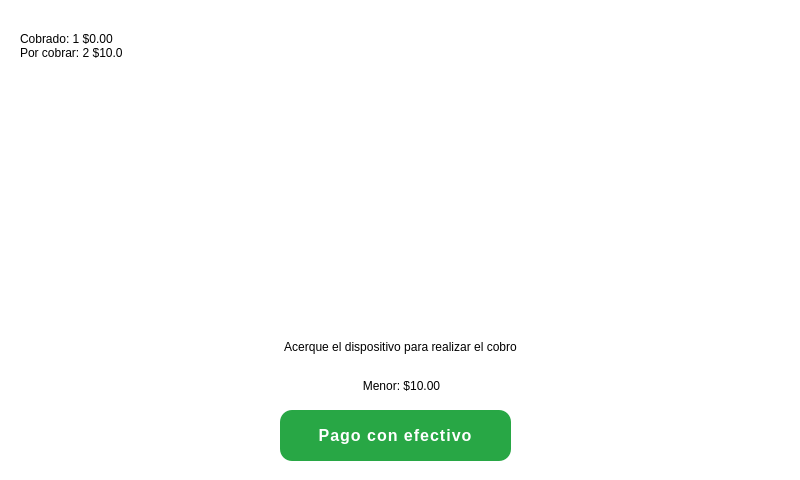
<?xml version="1.0" encoding="UTF-8"?>
<ui version="4.0">
 <class>MainWindow</class>
 <widget class="QMainWindow" name="MainWindow">
  <property name="geometry">
   <rect>
    <x>0</x>
    <y>0</y>
    <width>800</width>
    <height>480</height>
   </rect>
  </property>
  <property name="windowTitle">
   <string>MainWindow</string>
  </property>
  <widget class="QWidget" name="centralwidget">
   <widget class="QLabel" name="label">
    <property name="geometry">
     <rect>
      <x>0</x>
      <y>0</y>
      <width>801</width>
      <height>481</height>
     </rect>
    </property>
    <property name="styleSheet">
     <string notr="true">background-color: rgb(255, 255, 255);</string>
    </property>
    <property name="text">
     <string/>
    </property>
   </widget>
   <widget class="QLabel" name="label_icon">
    <property name="geometry">
     <rect>
      <x>250</x>
      <y>51</y>
      <width>261</width>
      <height>261</height>
     </rect>
    </property>
    <property name="text">
     <string/>
    </property>
    <property name="pixmap">
     <pixmap>../Imagenes/sin-contacto (2).png</pixmap>
    </property>
    <property name="scaledContents">
     <bool>true</bool>
    </property>
   </widget>
   <widget class="QLabel" name="label_3">
    <property name="geometry">
     <rect>
      <x>20</x>
      <y>321</y>
      <width>761</width>
      <height>51</height>
     </rect>
    </property>
    <property name="styleSheet">
     <string notr="true">font: 75 16pt &quot;Roboto&quot;;</string>
    </property>
    <property name="text">
     <string>Acerque el dispositivo para realizar el cobro</string>
    </property>
    <property name="alignment">
     <set>Qt::AlignCenter</set>
    </property>
   </widget>
   <widget class="QLabel" name="label_tipo">
    <property name="geometry">
     <rect>
      <x>16</x>
      <y>370</y>
      <width>771</width>
      <height>31</height>
     </rect>
    </property>
    <property name="styleSheet">
     <string notr="true">font: 75 16pt &quot;Roboto&quot;;</string>
    </property>
    <property name="text">
     <string>Menor: $10.00</string>
    </property>
    <property name="alignment">
     <set>Qt::AlignCenter</set>
    </property>
   </widget>
   <widget class="QLabel" name="label_info">
    <property name="geometry">
     <rect>
      <x>20</x>
      <y>10</y>
      <width>361</width>
      <height>71</height>
     </rect>
    </property>
    <property name="styleSheet">
     <string notr="true">font: 75 16pt &quot;Roboto&quot;;</string>
    </property>
    <property name="text">
     <string>Cobrado: 1 $0.00
Por cobrar: 2 $10.0</string>
    </property>
   </widget>
   <widget class="QPushButton" name="btn_pagar_con_efectivo">
    <property name="geometry">
     <rect>
      <x>280</x>
      <y>410</y>
      <width>231</width>
      <height>51</height>
     </rect>
    </property>
    <property name="styleSheet">
     <string notr="true">QPushButton {
        background-color: #28a745;  /* Verde tipo éxito */
        color: white;
        border: none;
        border-radius: 12px;
        padding: 12px 24px;
        font-size: 16px;
        font-weight: bold;
        letter-spacing: 1px;
    }
    QPushButton:hover {
        background-color: #218838;
    }
    QPushButton:pressed {
        background-color: #1e7e34;
    }
</string>
    </property>
    <property name="text">
     <string>Pago con efectivo</string>
    </property>
   </widget>
  </widget>
 </widget>
 <resources/>
 <connections/>
</ui>
